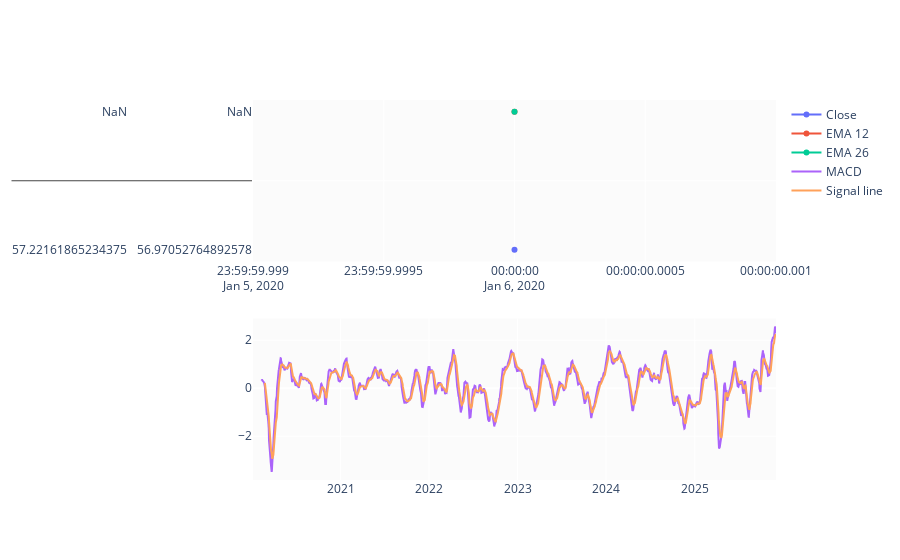

Notebook code for this chart:
### Code cell
# MACD components
EMA_12 = df['Close'].ewm(span=12, min_periods=12).mean()
EMA_26 = df['Close'].ewm(span=26, min_periods=26).mean()

df['MACD'] = EMA_12 - EMA_26
df['MACD_signal'] = df['MACD'].ewm(span=9, min_periods=9).mean()

# Plot
fig = make_subplots(rows=2, cols=1)

fig.add_trace(go.Scatter(x=df['Date'], y=df['Close'], name='Close'), row=1, col=1)
fig.add_trace(go.Scatter(x=df['Date'], y=EMA_12, name='EMA 12'), row=1, col=1)
fig.add_trace(go.Scatter(x=df['Date'], y=EMA_26, name='EMA 26'), row=1, col=1)

fig.add_trace(go.Scatter(x=df['Date'], y=df['MACD'], name='MACD'), row=2, col=1)
fig.add_trace(go.Scatter(x=df['Date'], y=df['MACD_signal'], name='Signal line'), row=2, col=1)

fig.update_layout(xaxis_rangeslider_visible=False)
fig.show()

### Figure 1 — Plotly figure (JSON) as saved in the notebook; plotly's stock layout.template omitted (floating-point values rounded to 4 significant figures; data arrays with more than 128 entries replaced by an {"elided": "..."} marker saying what was removed)
{"data": [{"name": "Close", "type": "scatter", "x": {"elided": "1486 str values"}, "xaxis": "x", "y": {"elided": "1486x1 float values"}, "yaxis": "y"}, {"name": "EMA 12", "type": "scatter", "x": {"elided": "1486 str values"}, "xaxis": "x", "y": {"elided": "1486x1 float values"}, "yaxis": "y"}, {"name": "EMA 26", "type": "scatter", "x": {"elided": "1486 str values"}, "xaxis": "x", "y": {"elided": "1486x1 float values"}, "yaxis": "y"}, {"name": "MACD", "type": "scatter", "x": {"elided": "1486 str values"}, "xaxis": "x2", "y": {"elided": "1486 float values"}, "yaxis": "y2"}, {"name": "Signal line", "type": "scatter", "x": {"elided": "1486 str values"}, "xaxis": "x2", "y": {"elided": "1486 float values"}, "yaxis": "y2"}], "layout": {"xaxis": {"anchor": "y", "domain": [0, 1], "rangeslider": {"visible": false}}, "xaxis2": {"anchor": "y2", "domain": [0, 1]}, "yaxis": {"anchor": "x", "domain": [0.575, 1]}, "yaxis2": {"anchor": "x2", "domain": [0, 0.425]}}}
